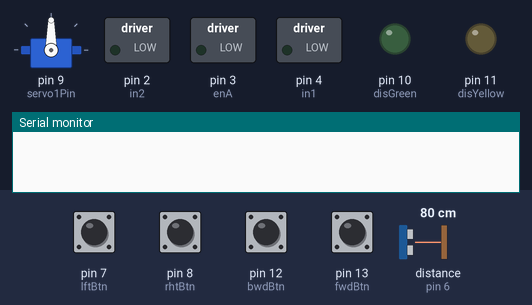
The sketch below on a simulated Arduino Uno, built with avr-gcc and run on an emulated ATmega328P. On the bench: servo, switched loads named in the sketch (green lamp = pin HIGH), output pins drawn as LEDs (lit = HIGH), the last lines printed to the serial monitor. Wiring (inferred from the names in the program): ultrasonic range finder: trigger pin 5; echo pin 6. The inputs (shaded band) are chosen by the test bench; at power-on: pin 7 (lftBtn), pin 8 (rhtBtn), pin 12 (bwdBtn), pin 13 (fwdBtn) LOW, distance to the obstacle (sensor on pin 6) 80 cm. The echo pulse lasts 58.3 µs per cm; pins used as bus, display or sensor lines are not drawn.

Above: at 1.2 s.
1.3 s: pin 12 (bwdBtn) pulled HIGH for 0.15 s
At 2.4 s:
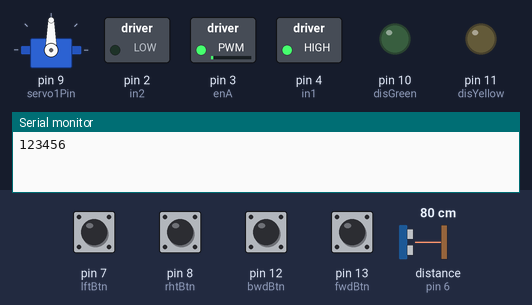
4.3 s: pin 13 (fwdBtn) pulled HIGH for 0.15 s
At 5.7 s:
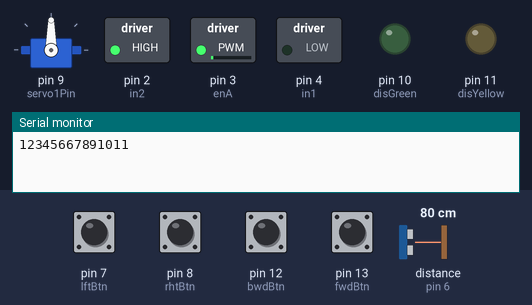
7.3 s: distance to the obstacle (sensor on pin 6) set to 23 cm
8.8 s: distance to the obstacle (sensor on pin 6) set to 19 cm
At 10.0 s:
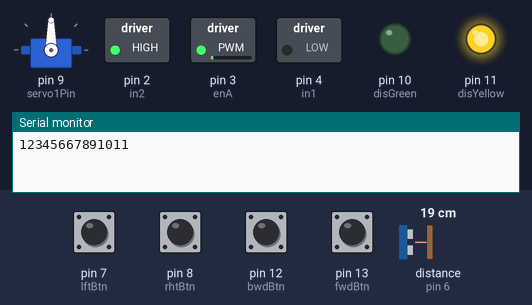
10.3 s: pin 7 (lftBtn) pulled HIGH for 0.15 s
At 10.37 s:
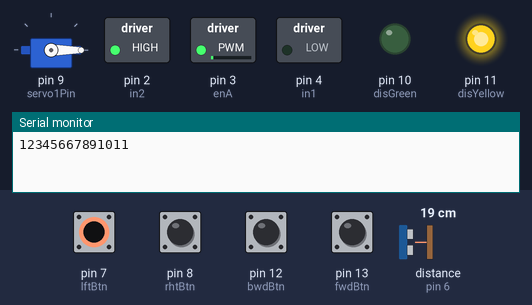
11.9 s: pin 8 (rhtBtn) pulled HIGH for 0.15 s
At 11.97 s:
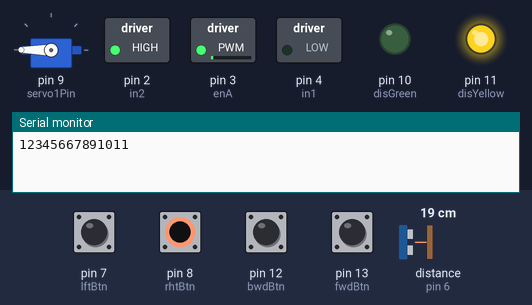
Timing chart, 0 to 14.5 s (numbered marks = the images above; inputs shaded):
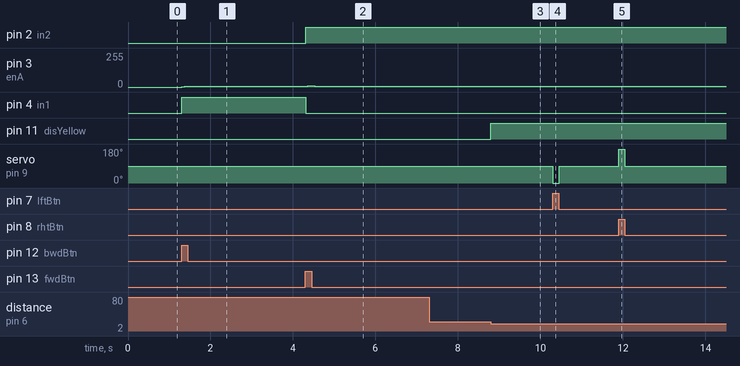

The sketch:

BetterMotors.ino
```cpp
#include <Servo.h>

int fwdBtn = 13;
int bwdBtn = 12;
int rhtBtn = 8;
int lftBtn = 7;

int enA = 3;
int in1 = 4;
int in2 = 2;

int servo1Pin = 9;
Servo Servo1;

int maxSpeed = 100;
int currentSpeed = 0;

int trigPin = 5;
int echoPin = 6;
int disGreen = 10;
int disYellow = 11;

float disDuration,disDistance;

void setup()
{
  	Servo1.attach(servo1Pin);

  	//setting up buttons for driving
  	pinMode(fwdBtn, INPUT);
    pinMode(bwdBtn, INPUT);

  	//setting up buttons for turning
  	pinMode(rhtBtn, INPUT);
  	pinMode(lftBtn, INPUT);

  	// Set all the motor control pins to outputs
	  pinMode(enA, OUTPUT);
	  pinMode(in1, OUTPUT);
	  pinMode(in2, OUTPUT);

	  // Turn off motors - Initial state
	  digitalWrite(in1, LOW);
	  digitalWrite(in2, LOW);

  	// Distance sensor
  	pinMode(trigPin,OUTPUT);
  	pinMode(echoPin,INPUT);
    pinMode(disYellow,OUTPUT);
  	pinMode(disGreen,OUTPUT);

  	Serial.begin(9600);
}

void loop()
{
  	// button reads
  	bool fwd = digitalRead(fwdBtn);
  	bool bwd = digitalRead(bwdBtn);
  	bool rht = digitalRead(rhtBtn)==HIGH;
  	bool lft = digitalRead(lftBtn)==HIGH;

    // DC motor
  	if (fwd) DirectionControle(20,true);
  	else if (bwd) DirectionControle(20,false);
    else if (!fwd && !bwd && currentSpeed > 5) Deccelerate(20);

  	// servo motor
  	if (rht) Servo1.write(180);
  	else if (lft) Servo1.write(0);
  	else Servo1.write(90);

    CheckDistance();

}

// controles the speed and direction of the motor
void DirectionControle(int acDelay, bool forwards) {
	// Turn on motors
	digitalWrite(in1, LOW);
	digitalWrite(in2, HIGH);
  	int pin = 0;

  	if (forwards)
    {
      	digitalWrite(in1, LOW);
		    digitalWrite(in2, HIGH);
      	pin = fwdBtn;
    }
  	else
    {
      	digitalWrite(in1, HIGH);
		    digitalWrite(in2, LOW);
      	pin = bwdBtn;
    }

    if (currentSpeed < maxSpeed){
          currentSpeed++;
          analogWrite(enA,currentSpeed);
          delay(acDelay);
          Serial.print(currentSpeed);
    }
}

void Deccelerate(int dcDelay){
    if (currentSpeed > 5){
        currentSpeed--;
        analogWrite(enA,currentSpeed);
        delay(dcDelay);
    }
    else analogWrite(enA,0);
}

void CheckDistance(){
      digitalWrite(trigPin, LOW);
      delayMicroseconds(2);
      digitalWrite(trigPin, HIGH);
      delayMicroseconds(10);
      digitalWrite(trigPin, LOW);

      disDuration = pulseIn(echoPin, HIGH);

      disDistance = (disDuration*.0343)/2;

      //Serial.print("Distance: ");
      //Serial.println(disDistance);

      if (disDistance < 20.0 && disDistance > 10.0){
          digitalWrite(disYellow,HIGH);
          //Serial.println("teat");
      }
      else if (disDistance < 10.0 && disDistance > 0.5){
          digitalWrite(disYellow,LOW);
          digitalWrite(disGreen,HIGH);
          //Serial.println("klar");
      }
      else{
          digitalWrite(disYellow,LOW);
          digitalWrite(disGreen,LOW);
          //Serial.println("veak");
      }
}
```

Measured:
- the behaviour switches between 21 and 20 cm on distance to the obstacle (sensor on pin 6) (found by bisection; images 2 and 3)
- after the input at 1.3 s, pin 3 (enA): 0/255 → 5/255 at once; pin 4 (in1): LOW → HIGH at once
- after the input at 4.3 s, pin 2 (in2): LOW → HIGH at once; pin 3 (enA): rises from 5/255 to 11/255 in 0.13 s, then falls to 5/255 in 0.15 s; pin 4 (in1): HIGH → LOW at once
- after the input at 7.3 s, every drawn part: stays the same
- after the input at 8.8 s, pin 11 (disYellow): LOW → HIGH at once
- after the input at 10.3 s, servo on pin 9 (servo1Pin): 90° → 0° at once, → 90° 0.15 s later
- after the input at 11.9 s, servo on pin 9 (servo1Pin): 90° → 180° at once, → 90° 0.15 s later
